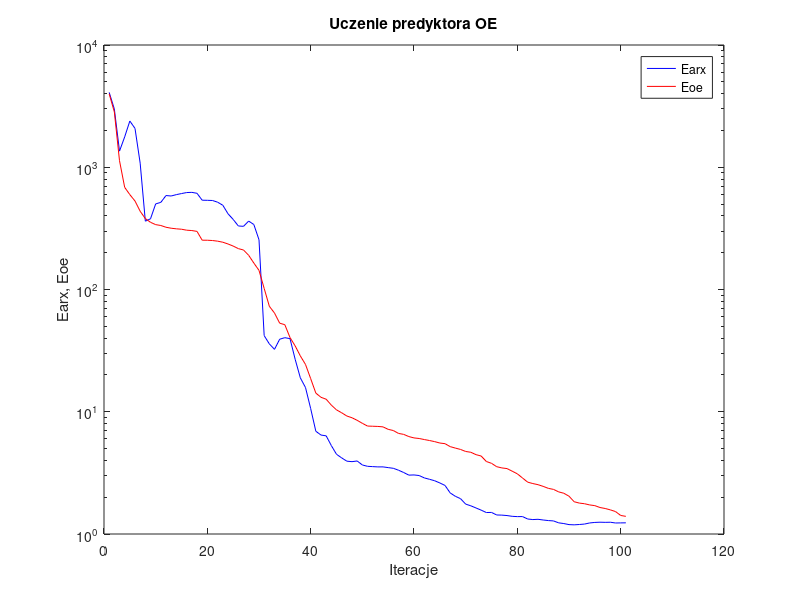
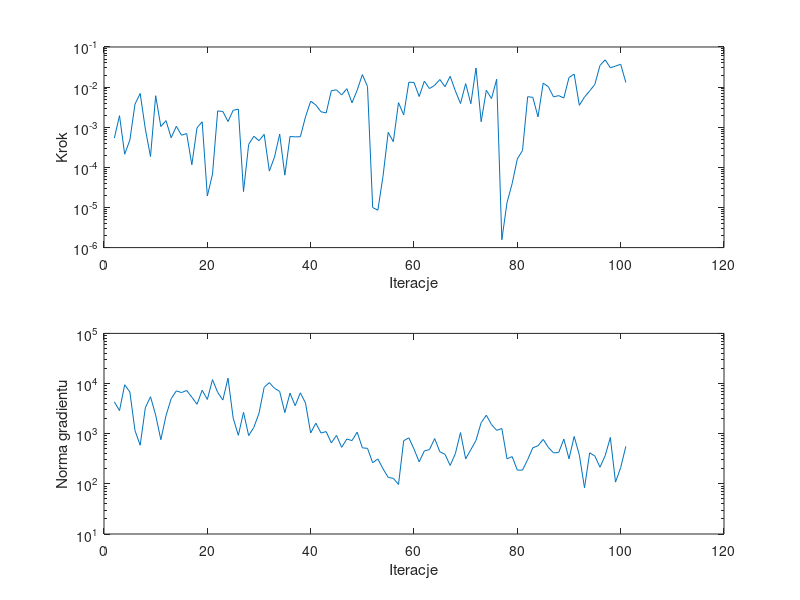

The MATLAB script that drew these images, in order:
%uczenie predyktora oe
clear all;
n=0; farx(n+1)=4.096657e+003; foe(n+1)=3.986952e+003; wspucz(n+1)=0.000000e+000; ng(n+1)=0.000000e+000;
%odnowa zmiennej metryki
n=1; farx(n+1)=2.997113e+003; foe(n+1)=2.836621e+003; krok(n+1)=5.362933e-004; ng(n+1)=4.312075e+003;
n=2; farx(n+1)=1.355251e+003; foe(n+1)=1.131800e+003; krok(n+1)=1.943015e-003; ng(n+1)=2.885510e+003;
n=3; farx(n+1)=1.770807e+003; foe(n+1)=6.850932e+002; krok(n+1)=2.125792e-004; ng(n+1)=9.456494e+003;
n=4; farx(n+1)=2.388775e+003; foe(n+1)=5.971895e+002; krok(n+1)=4.766449e-004; ng(n+1)=6.821973e+003;
n=5; farx(n+1)=2.078425e+003; foe(n+1)=5.295411e+002; krok(n+1)=3.765398e-003; ng(n+1)=1.152873e+003;
n=6; farx(n+1)=1.079918e+003; foe(n+1)=4.364953e+002; krok(n+1)=6.947618e-003; ng(n+1)=5.891818e+002;
n=7; farx(n+1)=3.621584e+002; foe(n+1)=3.803176e+002; krok(n+1)=9.053002e-004; ng(n+1)=3.284236e+003;
n=8; farx(n+1)=3.787412e+002; foe(n+1)=3.545610e+002; krok(n+1)=1.858436e-004; ng(n+1)=5.462211e+003;
n=9; farx(n+1)=5.014423e+002; foe(n+1)=3.393474e+002; krok(n+1)=6.099924e-003; ng(n+1)=2.347620e+003;
n=10; farx(n+1)=5.162095e+002; foe(n+1)=3.338526e+002; krok(n+1)=1.040544e-003; ng(n+1)=7.592070e+002;
n=11; farx(n+1)=5.869101e+002; foe(n+1)=3.230074e+002; krok(n+1)=1.461502e-003; ng(n+1)=2.287574e+003;
n=12; farx(n+1)=5.819639e+002; foe(n+1)=3.171413e+002; krok(n+1)=5.465324e-004; ng(n+1)=4.978961e+003;
n=13; farx(n+1)=5.971291e+002; foe(n+1)=3.135994e+002; krok(n+1)=1.055362e-003; ng(n+1)=7.140091e+003;
n=14; farx(n+1)=6.093069e+002; foe(n+1)=3.111819e+002; krok(n+1)=6.326141e-004; ng(n+1)=6.604905e+003;
n=15; farx(n+1)=6.209389e+002; foe(n+1)=3.056105e+002; krok(n+1)=6.946998e-004; ng(n+1)=7.269945e+003;
n=16; farx(n+1)=6.232714e+002; foe(n+1)=3.035585e+002; krok(n+1)=1.157695e-004; ng(n+1)=5.350698e+003;
n=17; farx(n+1)=6.122381e+002; foe(n+1)=2.987886e+002; krok(n+1)=9.671447e-004; ng(n+1)=3.864598e+003;
n=18; farx(n+1)=5.375959e+002; foe(n+1)=2.531399e+002; krok(n+1)=1.366096e-003; ng(n+1)=7.352390e+003;
n=19; farx(n+1)=5.365183e+002; foe(n+1)=2.529266e+002; krok(n+1)=1.929081e-005; ng(n+1)=4.816884e+003;
n=20; farx(n+1)=5.346664e+002; foe(n+1)=2.515642e+002; krok(n+1)=6.776689e-005; ng(n+1)=1.197227e+004;
n=21; farx(n+1)=5.176170e+002; foe(n+1)=2.484982e+002; krok(n+1)=2.547833e-003; ng(n+1)=6.671494e+003;
n=22; farx(n+1)=4.885766e+002; foe(n+1)=2.436072e+002; krok(n+1)=2.469223e-003; ng(n+1)=4.689694e+003;
n=23; farx(n+1)=4.164766e+002; foe(n+1)=2.357349e+002; krok(n+1)=1.387045e-003; ng(n+1)=1.281608e+004;
n=24; farx(n+1)=3.744001e+002; foe(n+1)=2.266350e+002; krok(n+1)=2.641497e-003; ng(n+1)=2.050064e+003;
n=25; farx(n+1)=3.309105e+002; foe(n+1)=2.159902e+002; krok(n+1)=2.823736e-003; ng(n+1)=9.280426e+002;
%odnowa zmiennej metryki
n=26; farx(n+1)=3.286674e+002; foe(n+1)=2.104487e+002; krok(n+1)=2.488850e-005; ng(n+1)=2.669918e+003;
n=27; farx(n+1)=3.628062e+002; foe(n+1)=1.903598e+002; krok(n+1)=3.729504e-004; ng(n+1)=9.165290e+002;
n=28; farx(n+1)=3.400761e+002; foe(n+1)=1.645684e+002; krok(n+1)=5.958384e-004; ng(n+1)=1.335802e+003;
n=29; farx(n+1)=2.551545e+002; foe(n+1)=1.433788e+002; krok(n+1)=4.616173e-004; ng(n+1)=2.556348e+003;
n=30; farx(n+1)=4.195664e+001; foe(n+1)=1.020679e+002; krok(n+1)=6.650130e-004; ng(n+1)=8.428758e+003;
n=31; farx(n+1)=3.589403e+001; foe(n+1)=7.292110e+001; krok(n+1)=8.083878e-005; ng(n+1)=1.043231e+004;
n=32; farx(n+1)=3.239632e+001; foe(n+1)=6.419713e+001; krok(n+1)=1.802468e-004; ng(n+1)=8.041297e+003;
n=33; farx(n+1)=3.920588e+001; foe(n+1)=5.304893e+001; krok(n+1)=6.750897e-004; ng(n+1)=6.950806e+003;
n=34; farx(n+1)=4.035949e+001; foe(n+1)=5.152252e+001; krok(n+1)=6.386523e-005; ng(n+1)=2.635730e+003;
n=35; farx(n+1)=3.962016e+001; foe(n+1)=4.045305e+001; krok(n+1)=5.861582e-004; ng(n+1)=6.435151e+003;
n=36; farx(n+1)=2.684803e+001; foe(n+1)=3.455756e+001; krok(n+1)=5.758264e-004; ng(n+1)=3.619382e+003;
n=37; farx(n+1)=1.893778e+001; foe(n+1)=2.862650e+001; krok(n+1)=5.795022e-004; ng(n+1)=6.534595e+003;
n=38; farx(n+1)=1.577904e+001; foe(n+1)=2.436820e+001; krok(n+1)=1.812955e-003; ng(n+1)=4.084503e+003;
n=39; farx(n+1)=1.061659e+001; foe(n+1)=1.866505e+001; krok(n+1)=4.464102e-003; ng(n+1)=1.034060e+003;
n=40; farx(n+1)=6.924413e+000; foe(n+1)=1.420649e+001; krok(n+1)=3.581322e-003; ng(n+1)=1.621470e+003;
n=41; farx(n+1)=6.448303e+000; foe(n+1)=1.312762e+001; krok(n+1)=2.426783e-003; ng(n+1)=1.033177e+003;
n=42; farx(n+1)=6.354204e+000; foe(n+1)=1.266430e+001; krok(n+1)=2.269758e-003; ng(n+1)=1.100645e+003;
n=43; farx(n+1)=5.286922e+000; foe(n+1)=1.132925e+001; krok(n+1)=8.128862e-003; ng(n+1)=6.557310e+002;
n=44; farx(n+1)=4.488582e+000; foe(n+1)=1.036107e+001; krok(n+1)=8.533243e-003; ng(n+1)=9.255419e+002;
n=45; farx(n+1)=4.193869e+000; foe(n+1)=9.809016e+000; krok(n+1)=6.371455e-003; ng(n+1)=5.352558e+002;
n=46; farx(n+1)=3.941515e+000; foe(n+1)=9.228617e+000; krok(n+1)=9.146433e-003; ng(n+1)=7.838463e+002;
n=47; farx(n+1)=3.906265e+000; foe(n+1)=8.930886e+000; krok(n+1)=4.064431e-003; ng(n+1)=7.290541e+002;
n=48; farx(n+1)=3.956747e+000; foe(n+1)=8.508764e+000; krok(n+1)=8.350786e-003; ng(n+1)=1.076057e+003;
n=49; farx(n+1)=3.670828e+000; foe(n+1)=8.043374e+000; krok(n+1)=2.051314e-002; ng(n+1)=5.230573e+002;
n=50; farx(n+1)=3.579020e+000; foe(n+1)=7.638895e+000; krok(n+1)=1.033570e-002; ng(n+1)=5.099144e+002;
%odnowa zmiennej metryki
n=51; farx(n+1)=3.558434e+000; foe(n+1)=7.611648e+000; krok(n+1)=9.975945e-006; ng(n+1)=2.635694e+002;
n=52; farx(n+1)=3.539353e+000; foe(n+1)=7.585485e+000; krok(n+1)=8.539569e-006; ng(n+1)=3.145550e+002;
n=53; farx(n+1)=3.540078e+000; foe(n+1)=7.522105e+000; krok(n+1)=5.990465e-005; ng(n+1)=2.000070e+002;
n=54; farx(n+1)=3.492187e+000; foe(n+1)=7.181172e+000; krok(n+1)=7.432430e-004; ng(n+1)=1.345027e+002;
n=55; farx(n+1)=3.446446e+000; foe(n+1)=7.020222e+000; krok(n+1)=4.373979e-004; ng(n+1)=1.285916e+002;
n=56; farx(n+1)=3.325787e+000; foe(n+1)=6.648552e+000; krok(n+1)=4.106680e-003; ng(n+1)=9.737552e+001;
n=57; farx(n+1)=3.184267e+000; foe(n+1)=6.531059e+000; krok(n+1)=2.032662e-003; ng(n+1)=7.223756e+002;
n=58; farx(n+1)=3.030805e+000; foe(n+1)=6.266135e+000; krok(n+1)=1.321526e-002; ng(n+1)=8.282144e+002;
n=59; farx(n+1)=3.041940e+000; foe(n+1)=6.108908e+000; krok(n+1)=1.305012e-002; ng(n+1)=4.941087e+002;
n=60; farx(n+1)=3.007826e+000; foe(n+1)=6.043184e+000; krok(n+1)=5.829556e-003; ng(n+1)=2.743659e+002;
n=61; farx(n+1)=2.876190e+000; foe(n+1)=5.923801e+000; krok(n+1)=1.405854e-002; ng(n+1)=4.535822e+002;
n=62; farx(n+1)=2.802398e+000; foe(n+1)=5.816968e+000; krok(n+1)=9.195867e-003; ng(n+1)=4.816776e+002;
n=63; farx(n+1)=2.726818e+000; foe(n+1)=5.696666e+000; krok(n+1)=1.109636e-002; ng(n+1)=7.996427e+002;
n=64; farx(n+1)=2.615292e+000; foe(n+1)=5.548390e+000; krok(n+1)=1.547817e-002; ng(n+1)=4.360757e+002;
n=65; farx(n+1)=2.496369e+000; foe(n+1)=5.481408e+000; krok(n+1)=1.024683e-002; ng(n+1)=3.879886e+002;
n=66; farx(n+1)=2.169109e+000; foe(n+1)=5.185752e+000; krok(n+1)=1.861441e-002; ng(n+1)=2.325308e+002;
n=67; farx(n+1)=2.034696e+000; foe(n+1)=5.044672e+000; krok(n+1)=8.055458e-003; ng(n+1)=3.990479e+002;
n=68; farx(n+1)=1.946351e+000; foe(n+1)=4.917561e+000; krok(n+1)=3.898185e-003; ng(n+1)=1.052040e+003;
n=69; farx(n+1)=1.756245e+000; foe(n+1)=4.732990e+000; krok(n+1)=1.219985e-002; ng(n+1)=3.152832e+002;
n=70; farx(n+1)=1.700163e+000; foe(n+1)=4.661495e+000; krok(n+1)=3.851383e-003; ng(n+1)=4.805816e+002;
n=71; farx(n+1)=1.633074e+000; foe(n+1)=4.457373e+000; krok(n+1)=3.001959e-002; ng(n+1)=7.384226e+002;
n=72; farx(n+1)=1.567318e+000; foe(n+1)=4.344035e+000; krok(n+1)=1.369522e-003; ng(n+1)=1.660721e+003;
n=73; farx(n+1)=1.498526e+000; foe(n+1)=3.918384e+000; krok(n+1)=8.350786e-003; ng(n+1)=2.338110e+003;
n=74; farx(n+1)=1.501303e+000; foe(n+1)=3.786017e+000; krok(n+1)=5.173682e-003; ng(n+1)=1.521003e+003;
n=75; farx(n+1)=1.431133e+000; foe(n+1)=3.553661e+000; krok(n+1)=1.571994e-002; ng(n+1)=1.165668e+003;
%odnowa zmiennej metryki
n=76; farx(n+1)=1.427097e+000; foe(n+1)=3.471815e+000; krok(n+1)=1.571040e-006; ng(n+1)=1.269797e+003;
n=77; farx(n+1)=1.415527e+000; foe(n+1)=3.429239e+000; krok(n+1)=1.318762e-005; ng(n+1)=3.159841e+002;
n=78; farx(n+1)=1.395186e+000; foe(n+1)=3.265385e+000; krok(n+1)=3.955346e-005; ng(n+1)=3.493895e+002;
n=79; farx(n+1)=1.387465e+000; foe(n+1)=3.106070e+000; krok(n+1)=1.625548e-004; ng(n+1)=1.878439e+002;
n=80; farx(n+1)=1.388726e+000; foe(n+1)=2.872034e+000; krok(n+1)=2.625683e-004; ng(n+1)=1.879824e+002;
n=81; farx(n+1)=1.326733e+000; foe(n+1)=2.655475e+000; krok(n+1)=5.770731e-003; ng(n+1)=3.050536e+002;
n=82; farx(n+1)=1.312384e+000; foe(n+1)=2.586102e+000; krok(n+1)=5.548179e-003; ng(n+1)=5.243994e+002;
n=83; farx(n+1)=1.319276e+000; foe(n+1)=2.532524e+000; krok(n+1)=1.810600e-003; ng(n+1)=5.748133e+002;
n=84; farx(n+1)=1.301939e+000; foe(n+1)=2.452522e+000; krok(n+1)=1.250976e-002; ng(n+1)=7.696257e+002;
n=85; farx(n+1)=1.288041e+000; foe(n+1)=2.362869e+000; krok(n+1)=1.021537e-002; ng(n+1)=5.331438e+002;
n=86; farx(n+1)=1.279330e+000; foe(n+1)=2.316859e+000; krok(n+1)=5.711090e-003; ng(n+1)=4.150561e+002;
n=87; farx(n+1)=1.233990e+000; foe(n+1)=2.210784e+000; krok(n+1)=6.130766e-003; ng(n+1)=4.206588e+002;
n=88; farx(n+1)=1.217457e+000; foe(n+1)=2.154041e+000; krok(n+1)=5.355898e-003; ng(n+1)=7.801277e+002;
n=89; farx(n+1)=1.193494e+000; foe(n+1)=2.037701e+000; krok(n+1)=1.737095e-002; ng(n+1)=3.159322e+002;
n=90; farx(n+1)=1.188538e+000; foe(n+1)=1.836432e+000; krok(n+1)=2.107682e-002; ng(n+1)=8.806729e+002;
n=91; farx(n+1)=1.196119e+000; foe(n+1)=1.789999e+000; krok(n+1)=3.516052e-003; ng(n+1)=3.772165e+002;
n=92; farx(n+1)=1.205849e+000; foe(n+1)=1.768929e+000; krok(n+1)=5.655154e-003; ng(n+1)=8.340810e+001;
n=93; farx(n+1)=1.231369e+000; foe(n+1)=1.729271e+000; krok(n+1)=8.023134e-003; ng(n+1)=4.150722e+002;
n=94; farx(n+1)=1.243630e+000; foe(n+1)=1.706131e+000; krok(n+1)=1.165911e-002; ng(n+1)=3.593808e+002;
n=95; farx(n+1)=1.248871e+000; foe(n+1)=1.646900e+000; krok(n+1)=3.481722e-002; ng(n+1)=2.145776e+002;
n=96; farx(n+1)=1.245537e+000; foe(n+1)=1.616931e+000; krok(n+1)=4.781642e-002; ng(n+1)=3.649853e+002;
n=97; farx(n+1)=1.248089e+000; foe(n+1)=1.575534e+000; krok(n+1)=3.034189e-002; ng(n+1)=8.399432e+002;
n=98; farx(n+1)=1.230578e+000; foe(n+1)=1.526484e+000; krok(n+1)=3.339713e-002; ng(n+1)=1.083052e+002;
n=99; farx(n+1)=1.232638e+000; foe(n+1)=1.418421e+000; krok(n+1)=3.712047e-002; ng(n+1)=2.103660e+002;
n=100; farx(n+1)=1.234507e+000; foe(n+1)=1.394040e+000; krok(n+1)=1.308616e-002; ng(n+1)=5.594462e+002;

figure; semilogy(farx,'b'); hold on; semilogy(foe,'r'); xlabel('Iteracje'); ylabel('Earx, Eoe'); legend('Earx','Eoe'); title('Uczenie predyktora OE');
figure; subplot(2,1,1); semilogy(krok); xlabel('Iteracje'); ylabel('Krok');
subplot(2,1,2); semilogy(ng); xlabel('Iteracje'); ylabel('Norma gradientu');
Earx=farx(n+1)
Eoe=foe(n+1)
